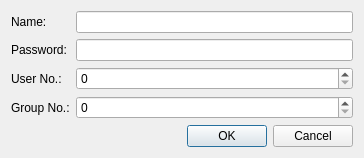
<?xml version="1.0" encoding="UTF-8"?>
<ui version="4.0">
 <class>dialogUser</class>
 <widget class="QDialog" name="dialogUser">
  <property name="geometry">
   <rect>
    <x>0</x>
    <y>0</y>
    <width>364</width>
    <height>151</height>
   </rect>
  </property>
  <property name="windowTitle">
   <string>User</string>
  </property>
  <layout class="QGridLayout" name="gridLayout_2">
   <item row="0" column="0">
    <layout class="QGridLayout" name="gridLayout">
     <item row="0" column="0">
      <widget class="QLabel" name="label">
       <property name="text">
        <string>Name:</string>
       </property>
      </widget>
     </item>
     <item row="0" column="1">
      <widget class="QLineEdit" name="editName"/>
     </item>
     <item row="1" column="0">
      <widget class="QLabel" name="label_2">
       <property name="text">
        <string>Password:</string>
       </property>
      </widget>
     </item>
     <item row="1" column="1">
      <widget class="QLineEdit" name="editPassword">
       <property name="echoMode">
        <enum>QLineEdit::Password</enum>
       </property>
      </widget>
     </item>
     <item row="2" column="0">
      <widget class="QLabel" name="label_3">
       <property name="text">
        <string>User No.:</string>
       </property>
      </widget>
     </item>
     <item row="2" column="1">
      <widget class="QSpinBox" name="spinUID"/>
     </item>
     <item row="3" column="0">
      <widget class="QLabel" name="label_4">
       <property name="text">
        <string>Group No.:</string>
       </property>
      </widget>
     </item>
     <item row="3" column="1">
      <widget class="QSpinBox" name="spinGID"/>
     </item>
     <item row="4" column="0" colspan="2">
      <widget class="QDialogButtonBox" name="buttonBox">
       <property name="orientation">
        <enum>Qt::Horizontal</enum>
       </property>
       <property name="standardButtons">
        <set>QDialogButtonBox::Cancel|QDialogButtonBox::Ok</set>
       </property>
      </widget>
     </item>
    </layout>
   </item>
  </layout>
 </widget>
 <resources/>
 <connections>
  <connection>
   <sender>buttonBox</sender>
   <signal>accepted()</signal>
   <receiver>dialogUser</receiver>
   <slot>accept()</slot>
   <hints>
    <hint type="sourcelabel">
     <x>248</x>
     <y>254</y>
    </hint>
    <hint type="destinationlabel">
     <x>157</x>
     <y>274</y>
    </hint>
   </hints>
  </connection>
  <connection>
   <sender>buttonBox</sender>
   <signal>rejected()</signal>
   <receiver>dialogUser</receiver>
   <slot>reject()</slot>
   <hints>
    <hint type="sourcelabel">
     <x>316</x>
     <y>260</y>
    </hint>
    <hint type="destinationlabel">
     <x>286</x>
     <y>274</y>
    </hint>
   </hints>
  </connection>
 </connections>
</ui>
